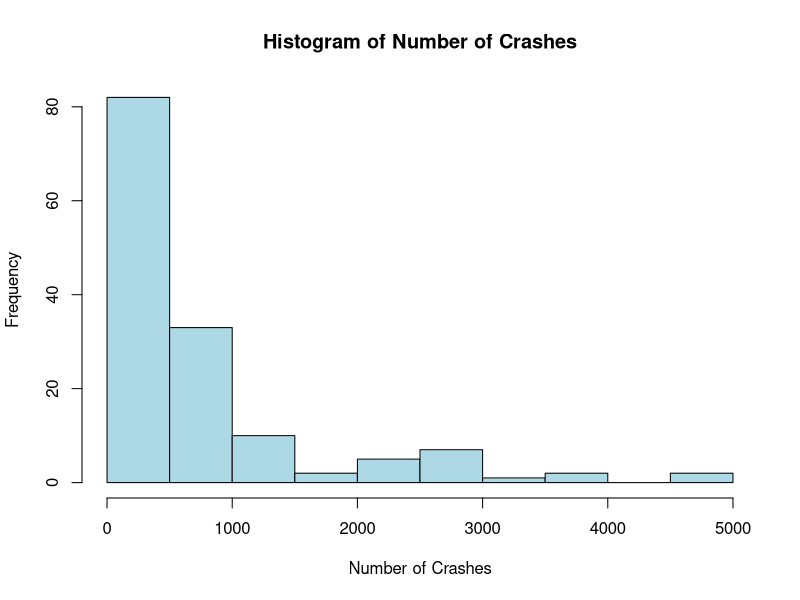
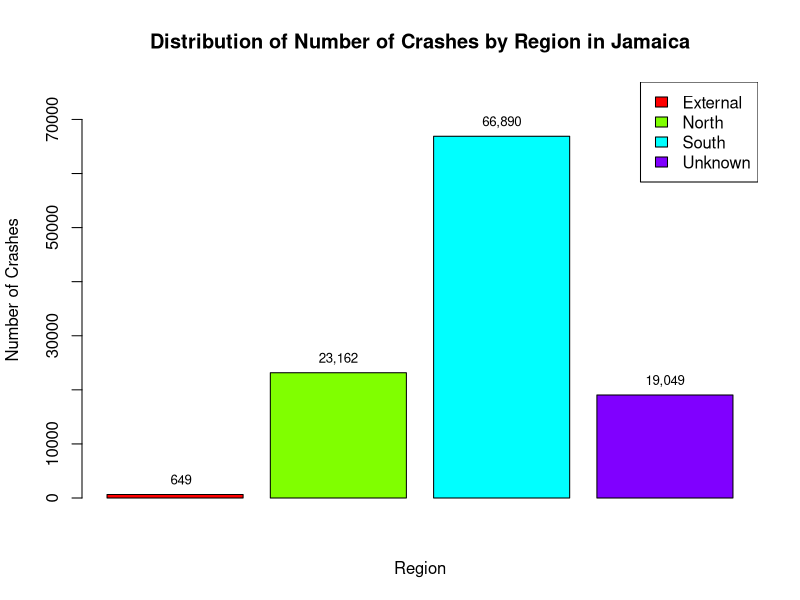

Here is the R script that generated these plots, in order:
# To read the data
library(readr)
library(readxl)

# Import the dataset in "cr"
cr <- read_csv("Crashes By Place of Residence.csv", col_names = TRUE)

# Print Column Names
print(colnames(cr))

# To open the imported dataset and display it in a new tab.
View(cr)

# Install & Loading libraries to change format from wide to long
install.packages("tidyr")
install.packages("dplyr")
library(tidyr)
library(dplyr)

# Convert to long format
cr_long <- cr %>%
  pivot_longer(
    cols = -Date,
    names_to = "City",
    values_to = "Crashes"
  ) %>%
  rename(Year = Date)

# Define regions
north_parishes <- c("St. James", "Trelawny", "St. Ann", "St. Mary", "Portland", "Hanover", "Westmoreland")
south_parishes <- c("Kingston", "St. Andrew", "St. Catherine", "Clarendon", "Manchester", "St. Elizabeth", "St. Thomas")

# Add Region column
cr_long <- cr_long %>%
  mutate(
    Region = case_when(
      City %in% north_parishes ~ "North",
      City %in% south_parishes ~ "South",
      City == "Not known" ~ "Unknown",
      City == "Overseas" ~ "External",
      TRUE ~ "Other"
    )
  )

# View the result
View(cr_long)

# Export the long format data to a new CSV file
write.csv(cr_long, file = "output.csv", row.names = FALSE)

print(colnames(cr_long))

colnames(cr_long)[4] <- "Region_in_Jamaica"
colnames(cr_long)[3] <- "Number_of_Crashes"


# Analysis of Dataset
colnames(cr_long)
summary(cr_long$Number_of_Crashes)
print(which.min(cr_long$Number_of_Crashes))
print(which.max(cr_long$Number_of_Crashes))
print(cr_long$Number_of_Crashes[64])
print(cr_long$Number_of_Crashes[1])
print(cr_long$Region_in_Jamaica[64])
print(cr_long$Region_in_Jamaica[1])
print(cr_long$City[64])
print(cr_long$City[1])


# Taking only North and South regions
cr_test <- cr_long %>%
  filter(Region_in_Jamaica %in% c("North", "South")) %>%
  mutate(
    Region_in_Jamaica = factor(Region_in_Jamaica, levels = c("South", "North"))
  )

# File Name for Exporting Hist Plot
png("histogram_non_normal_data.png")

# Create Histogram
hist(
  cr_long$Number_of_Crashes,
  main = "Histogram of Number of Crashes",
  xlab = "Number of Crashes",
  ylab = "Frequency",
  col = "lightblue",
  breaks = 10
)

# this closes the file after writing
dev.off()

# Wilcoxon test (for not normally distributed data)
wilcox.test(Number_of_Crashes ~ Region_in_Jamaica, data = cr_test)

# File Name for Exporting Bar Plot
png("Visualisation.png")

# Total Number of Crashes by Region in Jamaica
region_sum <- aggregate(Number_of_Crashes ~ Region_in_Jamaica, data = cr_long, sum, na.rm = TRUE)

# Create colors equal to number of regions
cols <- rainbow(nrow(region_sum))

# Create bar plot with y-axis
bp <- barplot(
  region_sum$Number_of_Crashes,
  names.arg = rep("", nrow(region_sum)),
  col = rainbow(nrow(region_sum)),
  main = "Distribution of Number of Crashes by Region in Jamaica",
  xlab = "Region",
  ylab = "Number of Crashes",
  ylim = c(0, max(region_sum$Number_of_Crashes) * 1.15)
)

# Add values on bars
text(
  x = bp,
  y = region_sum$Number_of_Crashes,
  labels = format(region_sum$Number_of_Crashes, big.mark = ","),
  pos = 3,
  cex = 0.8
)

# Legend
legend(
  "topright",
  legend = region_sum$Region_in_Jamaica,
  fill = rainbow(nrow(region_sum)),
  bty = "o",
  bg = "white",
  box.col = "black"
)

# this closes the file after writing
dev.off()
